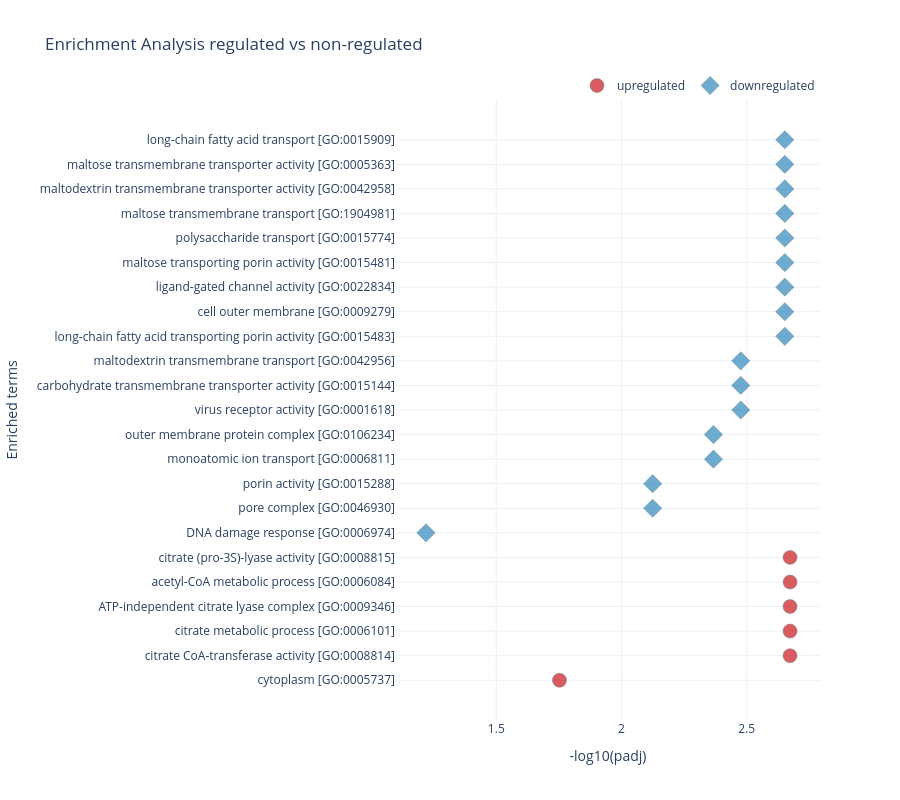

Notebook code cell kept with this figure:
### Code cell
fig = get_enrichment_plots(
    enriched,
    identifier="anything",  # ToDo: figure out what this does
    args=dict(title="Enrichment Analysis"),
)
fig = fig[0]
fig.write_json(
    out_dir_subsection / "enrichment_analysis.json",
    pretty=True,
)
fig

### Figure 1 — Plotly figure (JSON) as saved in the notebook; plotly's stock layout.template omitted (floating-point values rounded to 4 significant figures)
{"data": [{"customdata": [[1, 1, 29, 1696, 0.01769, 0.01769, "P75726"], [1, 1, 0, 1696, 0.0005896, 0.002123, "P75726"], [1, 1, 2, 1696, 0.001769, 0.002123, "P75726"], [1, 1, 2, 1696, 0.001769, 0.002123, "P75726"], [1, 1, 2, 1696, 0.001769, 0.002123, "P75726"], [1, 1, 1, 1696, 0.001179, 0.002123, "P75726"]], "hovertemplate": "direction=upregulated<br>x=%{x}<br>terms=%{y}<br>foreground=%{customdata[0]}<br>foreground_pop=%{customdata[1]}<br>background=%{customdata[2]}<br>background_pop=%{customdata[3]}<br>pvalue=%{customdata[4]}<br>padj=%{customdata[5]}<br>identifiers=%{customdata[6]}<extra></extra>", "legendgroup": "upregulated", "marker": {"color": "#cb181d", "line": {"color": "DarkSlateGrey", "width": 0.5}, "opacity": 0.7, "size": 14, "sizemode": "area", "sizeref": 0.005, "symbol": "circle"}, "mode": "markers", "name": "upregulated", "orientation": "h", "showlegend": true, "type": "scatter", "x": [1.752, 2.673, 2.673, 2.673, 2.673, 2.673], "xaxis": "x", "y": [" cytoplasm [GO:0005737]", " citrate CoA-transferase activity [GO:0008814]", " citrate metabolic process [GO:0006101]", "ATP-independent citrate lyase complex [GO:0009346]", "acetyl-CoA metabolic process [GO:0006084]", "citrate (pro-3S)-lyase activity [GO:0008815]"], "yaxis": "y"}, {"customdata": [[1, 2, 51, 1696, 0.0604, 0.0604, "P02943"], [1, 2, 5, 1696, 0.007065, 0.007507, "P02943"], [1, 2, 5, 1696, 0.007065, 0.007507, "P02943"], [1, 2, 2, 1696, 0.003536, 0.004293, "P02943"], [1, 2, 2, 1696, 0.003536, 0.004293, "P02943"], [1, 2, 1, 1696, 0.002358, 0.00334, "P02943"], [1, 2, 1, 1696, 0.002358, 0.00334, "P02943"], [1, 2, 1, 1696, 0.002358, 0.00334, "P02943"], [1, 2, 0, 1696, 0.001179, 0.002227, "P10384"], [2, 2, 43, 1696, 0.0006888, 0.002227, "P02943,P10384"], [1, 2, 0, 1696, 0.001179, 0.002227, "P10384"], [1, 2, 0, 1696, 0.001179, 0.002227, "P02943"], [1, 2, 0, 1696, 0.001179, 0.002227, "P02943"], [1, 2, 0, 1696, 0.001179, 0.002227, "P02943"], [1, 2, 0, 1696, 0.001179, 0.002227, "P02943"], [1, 2, 0, 1696, 0.001179, 0.002227, "P02943"], [1, 2, 0, 1696, 0.001179, 0.002227, "P10384"]], "hovertemplate": "direction=downregulated<br>x=%{x}<br>terms=%{y}<br>foreground=%{customdata[0]}<br>foreground_pop=%{customdata[1]}<br>background=%{customdata[2]}<br>background_pop=%{customdata[3]}<br>pvalue=%{customdata[4]}<br>padj=%{customdata[5]}<br>identifiers=%{customdata[6]}<extra></extra>", "legendgroup": "downregulated", "marker": {"color": "#3288bd", "line": {"color": "DarkSlateGrey", "width": 0.5}, "opacity": 0.7, "size": 14, "sizemode": "area", "sizeref": 0.005, "symbol": "diamond"}, "mode": "markers", "name": "downregulated", "orientation": "h", "showlegend": true, "type": "scatter", "x": [1.219, 2.125, 2.125, 2.367, 2.367, 2.476, 2.476, 2.476, 2.652, 2.652, 2.652, 2.652, 2.652, 2.652, 2.652, 2.652, 2.652], "xaxis": "x", "y": ["DNA damage response [GO:0006974]", " pore complex [GO:0046930]", " porin activity [GO:0015288]", " monoatomic ion transport [GO:0006811]", " outer membrane protein complex [GO:0106234]", " virus receptor activity [GO:0001618]", "carbohydrate transmembrane transporter activity [GO:0015144]", " maltodextrin transmembrane transport [GO:0042956]", " long-chain fatty acid transporting porin activity [GO:0015483]", "cell outer membrane [GO:0009279]", "ligand-gated channel activity [GO:0022834]", " maltose transporting porin activity [GO:0015481]", " polysaccharide transport [GO:0015774]", " maltose transmembrane transport [GO:1904981]", " maltodextrin transmembrane transporter activity [GO:0042958]", " maltose transmembrane transporter activity [GO:0005363]", "long-chain fatty acid transport [GO:0015909]"], "yaxis": "y"}], "layout": {"annotations": [{"showarrow": false, "text": "", "xref": "paper", "yref": "paper"}], "height": 800, "hovermode": "closest", "legend": {"orientation": "h", "x": 1, "xanchor": "right", "y": 1.0, "yanchor": "bottom"}, "title": {"text": "Enrichment Analysis regulated vs non-regulated"}, "width": 900, "xaxis": {"title": {"text": "-log10(padj)"}}, "yaxis": {"title": {"text": "Enriched terms"}}}}
